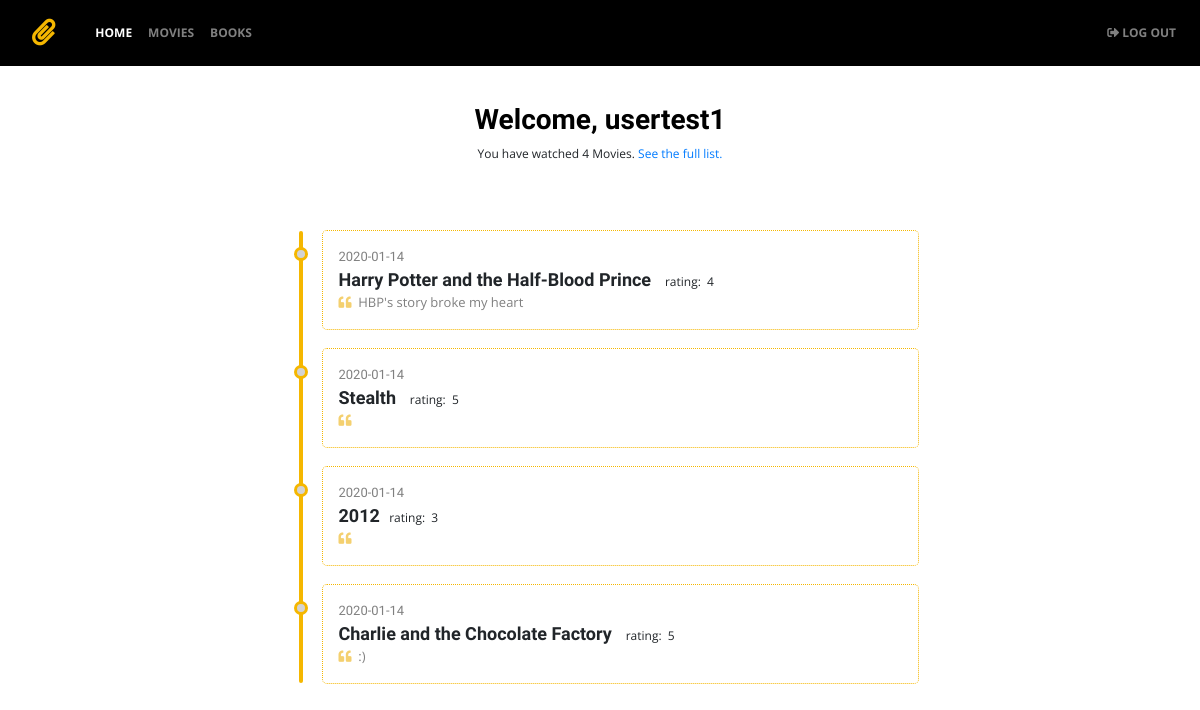
/dashboard (signed in), run on the app's committed database.
### app.py (models this page shows, shortened)
class userTest(UserMixin, db.Model):
    __tablename__ = 'userTest'
    id = db.Column(db.Integer, primary_key=True)
    username = db.Column(db.String(15), unique=True)
    email = db.Column(db.String(50), unique=True)
    password = db.Column(db.String(200))
    movies = db.relationship('userMovies', backref='userTest')

class userMovies(db.Model):
    __tablename__ = 'userMovies'
    id = db.Column(db.Integer, primary_key=True)
    uid = db.Column(db.Integer, db.ForeignKey('userTest.id'))
    mid = db.Column(db.Integer, db.ForeignKey('dtMovies.id'))
    score = db.Column(db.Integer)
    review = db.Column(db.String(1000))
    date_created = db.Column(db.DateTime, default=datetime.utcnow)

class dtMovies(db.Model):
    __tablename__ = 'dtMovies'
    id = db.Column(db.Integer, primary_key=True)
    director_name = db.Column(db.String(200))
    duration = db.Column(db.String(200))
    actor_2_name = db.Column(db.String(200))
    genres = db.Column(db.String(200))
    actor_1_name = db.Column(db.String(200))
    movie_title = db.Column(db.String(200))
    actor_3_name = db.Column(db.String(200))
    plot_keywords = db.Column(db.String(200))
    movie_imdb_link = db.Column(db.String(200))
    language = db.Column(db.String(200))
    country = db.Column(db.String(200))
    content_rating = db.Column(db.String(200))
    title_year = db.Column(db.String(200))
    imdb_score = db.Column(db.String(200))
    user = db.relationship('userMovies',backref='dtMovies')

### app.py (the view)
@app.route('/dashboard')
@login_required
def dashboard():
    uid = current_user.get_id()
    recent = db.session.query(userMovies, dtMovies).filter_by(uid=uid).outerjoin(dtMovies, userMovies.mid == dtMovies.id).order_by(userMovies.date_created.desc()).all()
    return render_template('dashboard.html', name=current_user.username, recent=recent)

### app.py (called while the page is built)
@login_manager.user_loader
def load_user(user_id):
    return userTest.query.get(int(user_id))

### templates/dashboard.html (shortened to what this page needs)
{% extends "base.html" %}
{% block body %}
<div class="container py-5">
    <div class="row text-center mb-5">
        <div class="col-lg-8 mx-auto">
            <h3>Welcome, {{name}}</h3>
            <span class="dashboad-summary">You have watched {{ recent|length }} Movies.
            </span>
            {% if recent|length >= 1 %}
            <a href={{ url_for('usr', id=recent[0][0].uid )}}>See the full list.</a>
            {% else %}
            <a href="\datatable">Go add some now.</a>
            {% endif %}
        </div>
    </div>
        <div class="row">
            <div class="col-lg-7 mx-auto">
                <ul class="timeline">
                    {% for r in recent %}
                    <li class="timeline-item rounded ml-3 p-3">
                        <span class="comments-date">{{ r[0].date_created.date() }}</span>
                        <br />
                        <span class="movie-title-display">{{ r[1].movie_title }}</span>
                        <span class="user-ratings">&nbsp;&nbsp;rating:&nbsp;&nbsp;{{ r[0].score }}</span>
                        <br />
                        <span class="user-comments">&nbsp;&nbsp;{{ r[0].review }}</span>
                    </li>
                    {% endfor %}
                </ul>
            </div>
        </div>
</div>
{% endblock %}

### static/style.css (style rules this page uses)
body { background-color: white; font-family: 'Open Sans', sans-serif; font-size: 12px; padding-top: 65px; padding-bottom: 85px; }
h3 { color: #000000; font-family: 'Rokkitt', serif; font-weight: bold; text-align: center; }
.movie-title-display { font-weight: bold; font-family: 'Rokkitt', serif; font-size: large; }
.comments-date { color: gray; font-family: 'Rokkitt', serif; font-size: small; }
.user-comments { font-family: 'Open Sans', sans-serif; color: gray; font-size: small; }
.user-comments::before { content: ""; font-family: "Font Awesome 5 Free"; font-weight: 900; content: "\f10d"; color: #f4d06f; width: 10px; font-size: small; }

### templates/dashboard.html (style rules this page uses)
body { padding-top: 55px; padding-bottom: 20px; }
ul.timeline { list-style-type: none; position: relative; padding-left: 1.5rem; }
ul.timeline:before { content: ' '; background: #f5b700; display: inline-block; position: absolute; left: 16px; width: 4px; height: 100%; z-index: 400; border-radius: 1rem; }
li.timeline-item { margin: 20px 0; outline-color: #f5b700; outline-width: 1px; outline-style: dotted; }
li.timeline-item::before { content: ' '; background: lightgray; display: inline-block; position: absolute; border-radius: 50%; border: 3px solid #f5b700; left: 11px; width: 14px; height: 14px; z-index: 400; }

### data on the page
userTest: username "usertest1"
userMovies: date_created "2020-01-14", movie_title "Harry Potter and the Half-Blood Prince", score "4", review "HBP's story broke my heart"
userMovies: date_created "2020-01-14", movie_title "Stealth", score "5"
userMovies: date_created "2020-01-14", movie_title "2012", score "3"
userMovies: date_created "2020-01-14", movie_title "Charlie and the Chocolate Factory", score "5", review ":)"

### other printed values
{{ recent|length }} "4"
